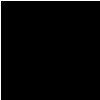
Frame 1 (no input)
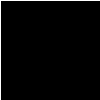
Frame 60 (the mouse pressed at the canvas centre just before this capture)
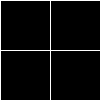
Frame 120 (the mouse held since frame 60 and released just before this capture)

The Processing sketch that drew these frames (run headless with seeded random() and noise(); from frame 60 on, the mouse is pressed at the canvas centre):

// Processing sketch: circle_line_cursor
// ── circle_line_cursor.pde
void setup() {
  size(100, 100);
  background(0);
  noCursor();
}

void draw() {
  stroke(255);
  line(mouseX, 0, mouseX, height);
  line(0, mouseY, width, mouseY);
}

void mousePressed() {
  noStroke();
  fill(255, 100);
  ellipse(mouseX, mouseY, 40, 40);
}
